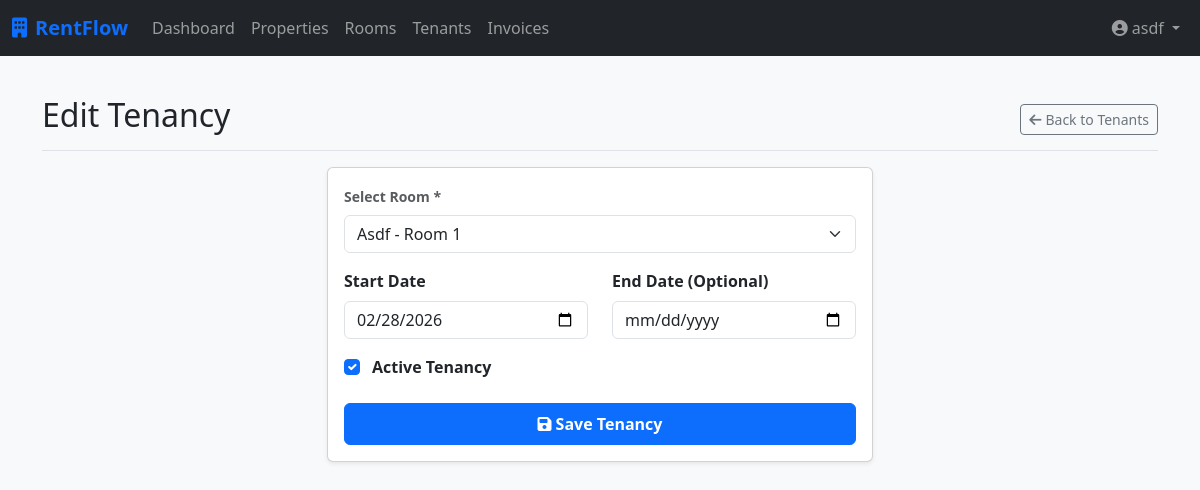
The page /properties/tenancies/2/edit/ (signed in) on the database as committed earlier.
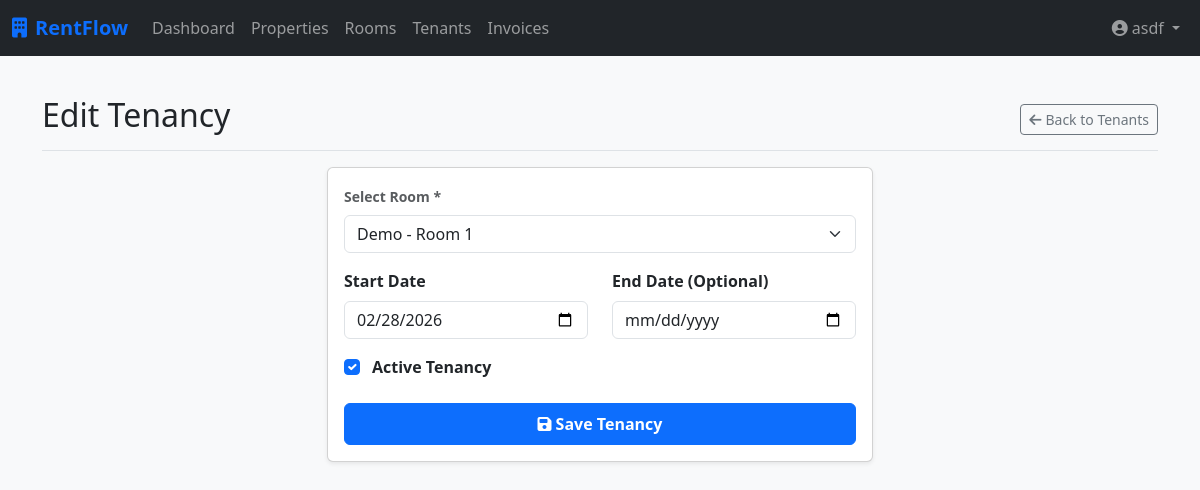
The same page on the database as committed later.
### properties/models.py (models this page shows, shortened)
class Tenancy(models.Model):
    tenant = models.ForeignKey(User, on_delete=models.CASCADE, related_name='tenancies')
    room = models.ForeignKey(Room, on_delete=models.CASCADE, related_name='tenancies')
    start_date = models.DateField()
    end_date = models.DateField(null=True, blank=True)
    is_active = models.BooleanField(default=True, db_index=True)
    class Meta:
        verbose_name_plural = "Tenancies"

### properties/views.py (the view, shortened to what this page needs)
# urls.py: path('tenancies/<int:pk>/edit/', TenancyUpdateView.as_view(), name='tenancy_edit'),
class TenancyUpdateView(LandlordRequiredMixin, UpdateView):
    model = Tenancy
    form_class = TenancyForm
    template_name = 'properties/tenancy_form.html'
    success_url = reverse_lazy('properties:tenancy_list')
    def get_queryset(self):
        return Tenancy.objects.filter(room__property__landlord=self.request.user)
    def get_form_kwargs(self):
        kwargs = super().get_form_kwargs()
        kwargs['landlord'] = self.request.user
        return kwargs

### core/mixins.py (called while the page is built)
    def test_func(self):
        user = self.request.user
        return user.is_authenticated and hasattr(user, 'profile') and user.profile.role == 'LANDLORD'

### properties/models.py (called while the page is built)
    def __str__(self):
        return f"{self.property.name} - Room {self.room_number}"

### properties/templates/properties/tenancy_form.html (shortened to what this page needs)
{% extends 'core/base.html' %}
{% block content %}
<div class="d-flex justify-content-between flex-wrap flex-md-nowrap align-items-center pt-3 pb-2 mb-3 border-bottom">
    <h1 class="h2">{% if form.instance.pk %}Edit Tenancy{% else %}Add Tenancy{% endif %}</h1>
    <a href="{% url 'properties:tenancy_list' %}" class="btn btn-sm btn-outline-secondary">
        <i class="fa-solid fa-arrow-left me-1"></i>Back to Tenants
    </a>
</div>
<div class="row justify-content-center">
    <div class="col-md-6">
        <div class="card shadow-sm">
            <div class="card-body">
                <form method="post" novalidate>
                    <div class="mb-3">
                        <label for="{{ form.room.id_for_label }}" class="form-label fw-bold small text-muted">Select
                            Room *</label>
                        {{ form.room }}
                    </div>
                    <div class="row mb-3">
                        <div class="col-md-6">
                            <label for="{{ form.start_date.id_for_label }}" class="form-label fw-bold">Start
                                Date</label>
                            {{ form.start_date }}
                        </div>
                        <div class="col-md-6">
                            <label for="{{ form.end_date.id_for_label }}" class="form-label fw-bold">End Date
                                (Optional)</label>
                            {{ form.end_date }}
                        </div>
                    </div>
                    <div class="mb-4 form-check">
                        {{ form.is_active }}
                        <label for="{{ form.is_active.id_for_label }}" class="form-check-label fw-bold ms-1">Active
                            Tenancy</label>
                    </div>
                    <div class="d-grid">
                        <button type="submit" class="btn btn-primary py-2 fw-bold">
                            <i class="fa-solid fa-save me-1"></i>Save Tenancy
                        </button>
                    </div>
                </form>
            </div>
        </div>
    </div>
</div>
{% endblock %}

Rows that differ between the two databases and show on the page:
changed Tenancy: room "Asdf - Room 1" → "Demo - Room 1"
